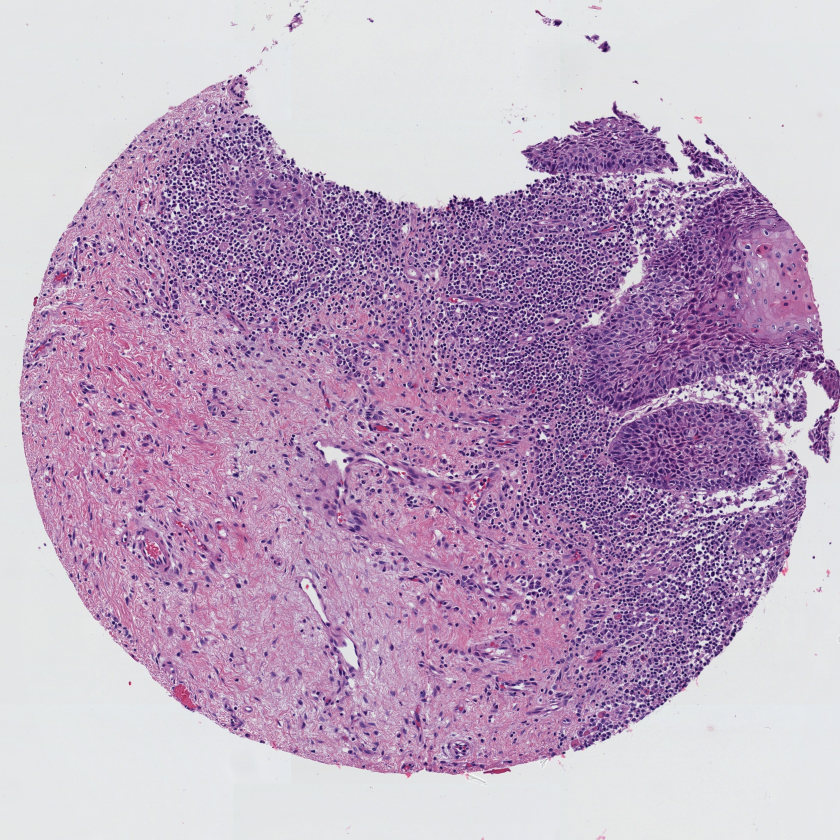
#> input picture example_images/oral_cavit1_11-A.jpg, 5040 x 5040 px (shown at 1/6 size)
$ python -i aa.py   (imports and definitions only)   (older library calls are emulated)
#> lines starting #> are read from the running program, lines starting #| are printed output that depends on the picture; after the words box and inside, x2 and y2 are one past the last pixel; in counts of white or black regions, pixels touching at a corner belong together
# most of this code are from https://github.com/choosehappy/HistoQC
import os
import sys
import numpy
from ast import literal_eval as make_tuple
import skimage
from skimage import io, color, img_as_ubyte, morphology
from skimage.filters import sobel
from skimage.filters import gabor_kernel, frangi, gaussian, median, laplace
from skimage.color import convert_colorspace, rgb2gray, rgb2hsv, separate_stains, hed_from_rgb
from skimage.morphology import remove_small_objects, disk, binary_opening, dilation
from distutils.util import strtobool
import numpy as np
import scipy
from scipy import ndimage as ndi
from sklearn.naive_bayes import GaussianNB
from sklearn.ensemble import RandomForestClassifier


def getTissueMask(img):
    upper_thresh = .9
    lower_var = 10
    lower_thresh = -float('inf')
    upper_var = float('inf')
    img_var = img.std(axis=2)
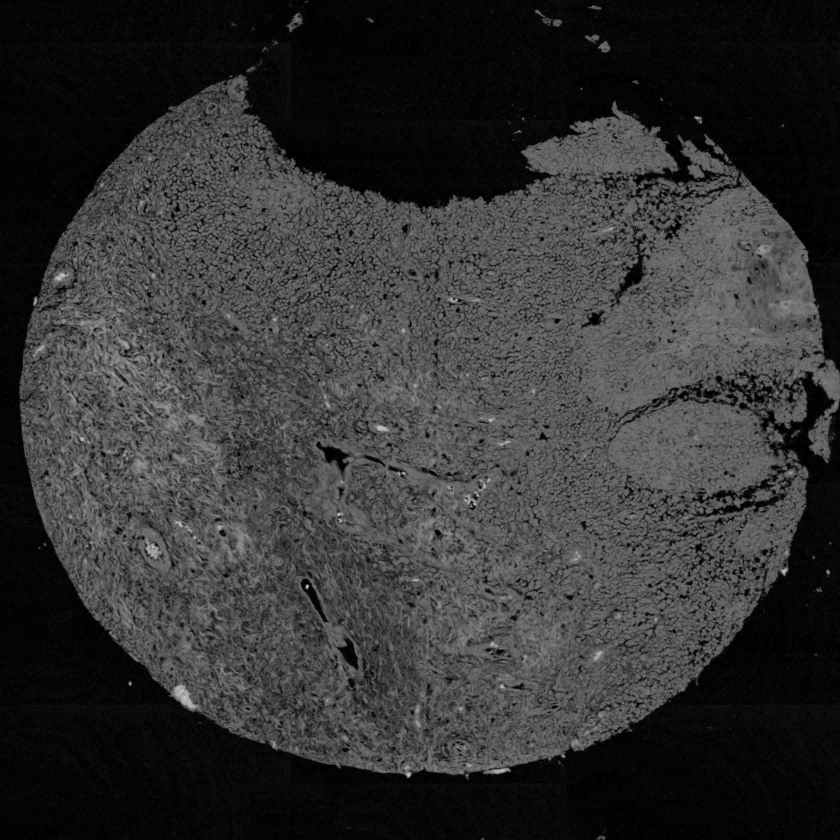
#> img_var: shape (5040, 5040) float64 (shown at 1/6 size); min 0, max 66.06, mean 13.4; drawn with min black and max white
    map_var = np.bitwise_and(img_var > lower_var, img_var < upper_var)
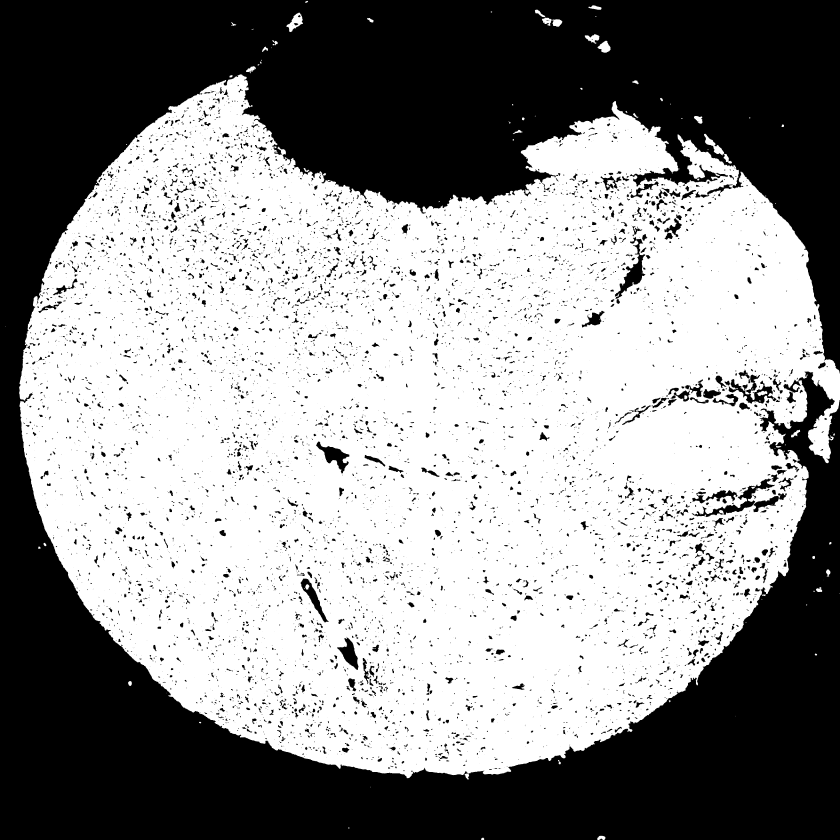
#> map_var: shape (5040, 5040) bool (shown at 1/6 size); 56.7% white; 7886 black regions (3594 under 20 px), largest, box (x1, y1, x2, y2) and area: (0, 0, 5040, 5040) 10262156, (4150, 2871, 4721, 3103) 25631, (3689, 1421, 3872, 1792) 18031
    img = color.rgb2gray(img)
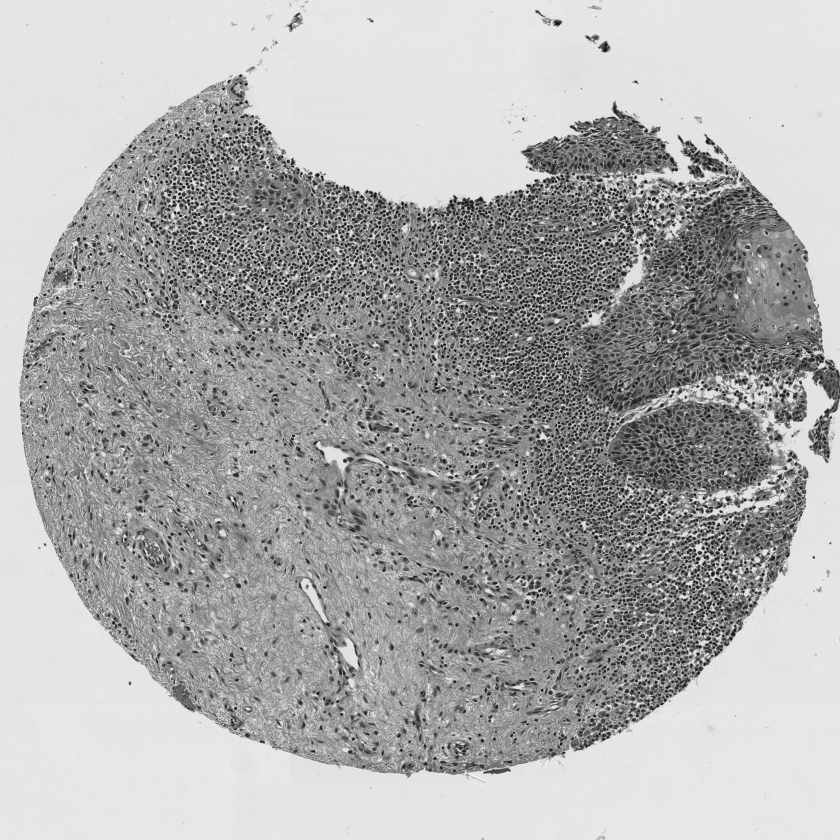
#> img: shape (5040, 5040) float64 (shown at 1/6 size); min 0.0256, max 1, mean 0.677
    map = np.bitwise_and(img > lower_thresh, img < upper_thresh)
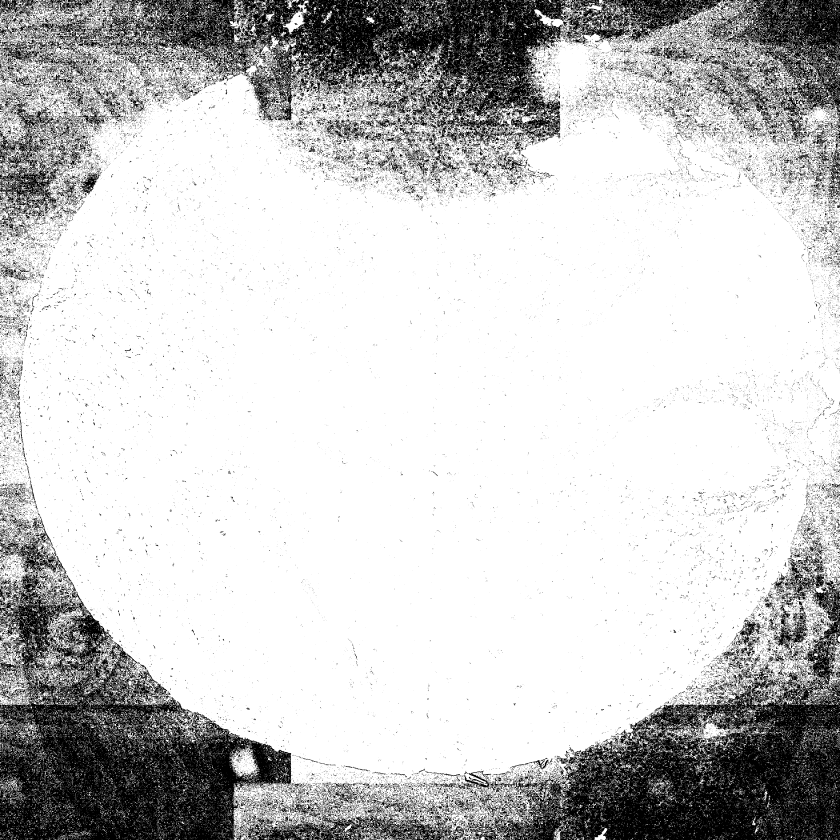
#> map: shape (5040, 5040) bool (shown at 1/6 size); 78.8% white; 57282 black regions (47228 under 20 px), largest, box (x1, y1, x2, y2) and area: (0, 3095, 1750, 5040) 1286899, (2777, 3472, 5040, 5040) 1214852, (181, 0, 4328, 874) 1172579
    map = np.bitwise_and(map, map_var)
#> map: shape (5040, 5040) bool; 56.7% white; 9134 black regions (4778 under 20 px), largest, box (x1, y1, x2, y2) and area: (0, 0, 5040, 5040) 10262664, (4150, 2871, 4721, 3103) 25653, (3689, 1421, 3872, 1792) 18032
    map = (map >0)
    #map = ~map
    #map = map.astype(np.uint8)
    return map

# [158 lines left out: functions getDarkTissueMask, getBrightness, getBrightnessGray, getBrightnessOtherColor, getHueSaturation, getHE and 5 more, not called in this run]

def compute_rgb(img, params):
    return img

def compute_laplace(img, params):
    laplace_ksize = int(params.get("laplace_ksize", 3))
    return laplace(rgb2gray(img), ksize=laplace_ksize)[:, :, None]

# [14 lines left out: functions compute_lbp, compute_gaussian, not called in this run]

def compute_median(img, params):
    median_disk_size = int(params.get("median_disk_size", 3))
    return median(rgb2gray(img), selem=disk(median_disk_size))[:, :, None]

# [161 lines left out: functions compute_gabor, compute_frangi, trainModelPen, trainCoverslipEdge, getBlurryRegion, getPenMarking and 1 more, not called in this run]

>>> import cv2
>>> picture = cv2.cvtColor(cv2.imread('example_images/oral_cavit1_11-A.jpg'), cv2.COLOR_BGR2RGB)
>>> result = getTissueMask(picture)

$ run again, on example_images/oral_cavit1_14-C.jpg
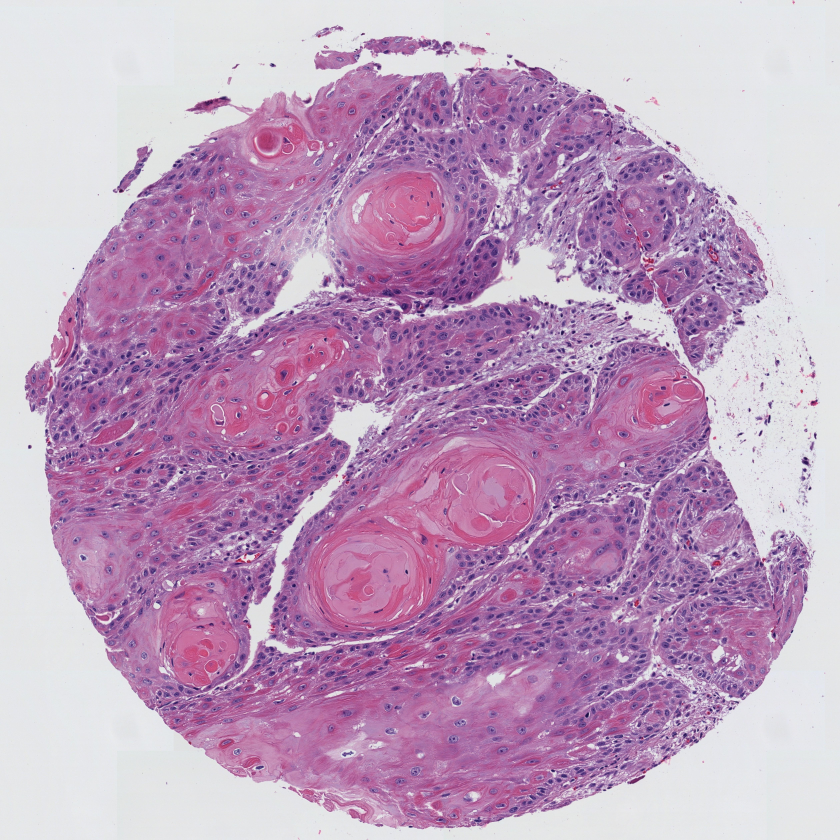
#> input picture example_images/oral_cavit1_14-C.jpg, 5040 x 5040 px (shown at 1/6 size)
#> in getTissueMask, `map_var = np.bitwise_and(img_var > lower_var, img_var < upper_var)`:
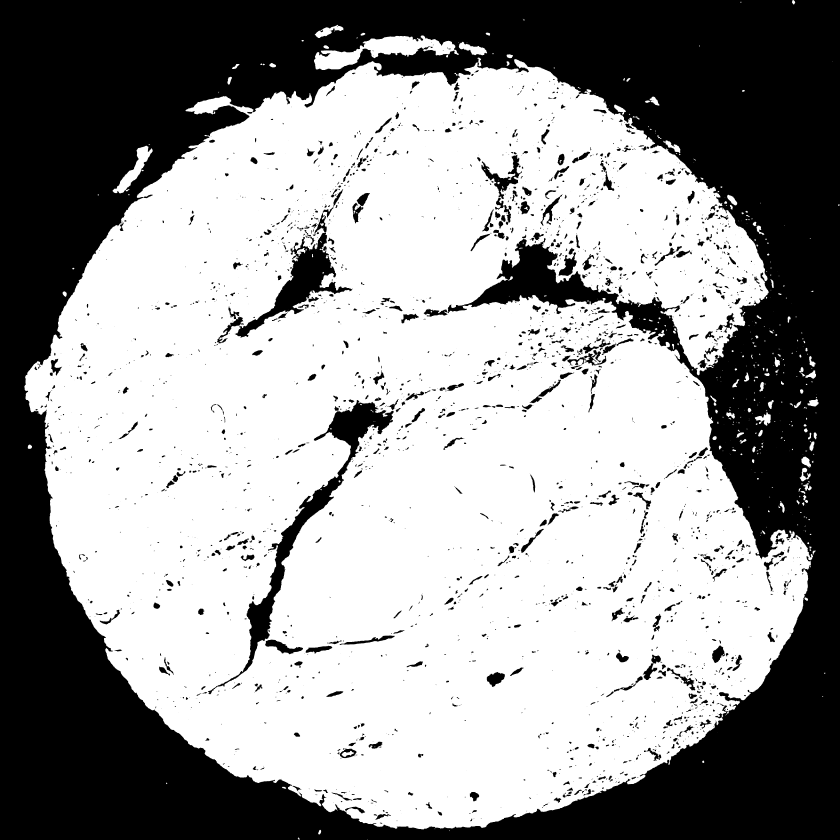
#> map_var: shape (5040, 5040) bool (shown at 1/6 size); 59.9% white; 2787 black regions (1043 under 20 px), largest, box (x1, y1, x2, y2) and area: (0, 0, 5040, 5040) 9403169, (1248, 2400, 2362, 4165) 164721, (1412, 1394, 2117, 2025) 96512
#> in getTissueMask, `map = np.bitwise_and(img > lower_thresh, img < upper_thresh)`:
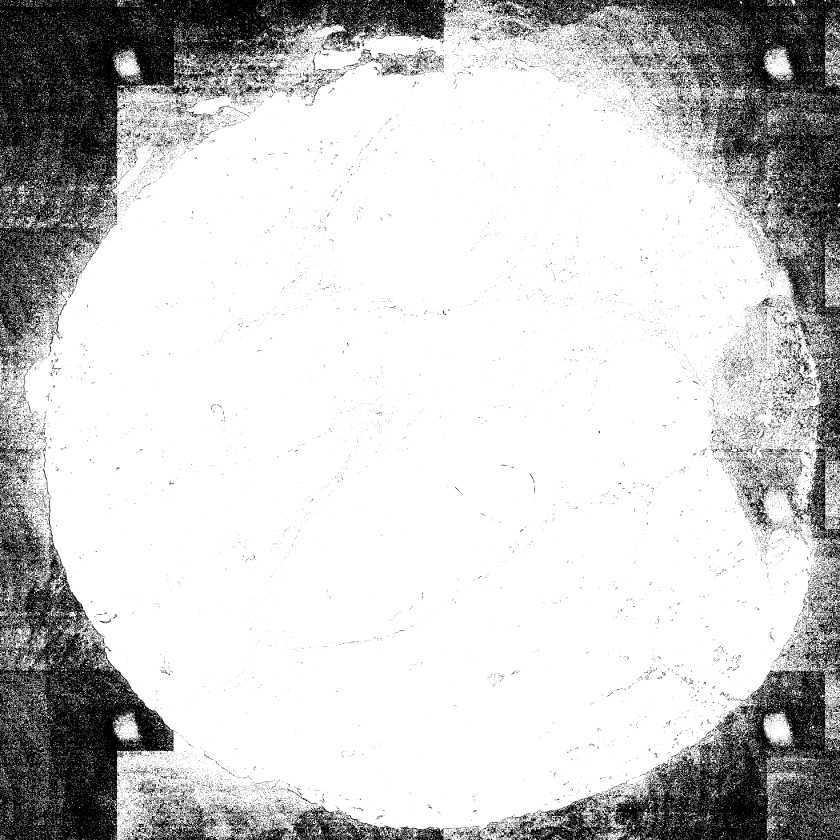
#> map: shape (5040, 5040) bool (shown at 1/6 size); 79.5% white; 48770 black regions (41336 under 20 px), largest, box (x1, y1, x2, y2) and area: (0, 0, 2761, 2219) 1517965, (2925, 0, 5040, 3364) 1055804, (0, 2806, 1043, 5040) 936734
